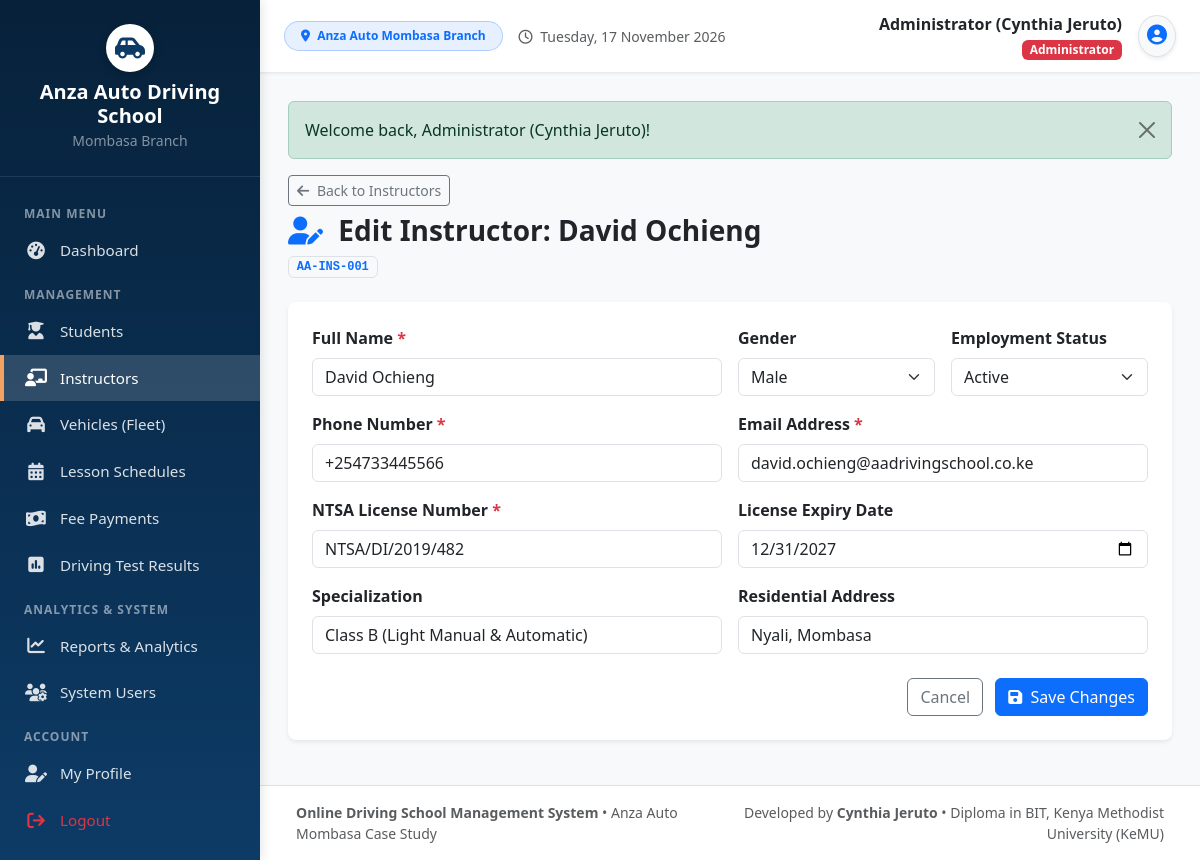
The page /instructor_edit.php?id=1 (signed in) on the database as committed earlier.
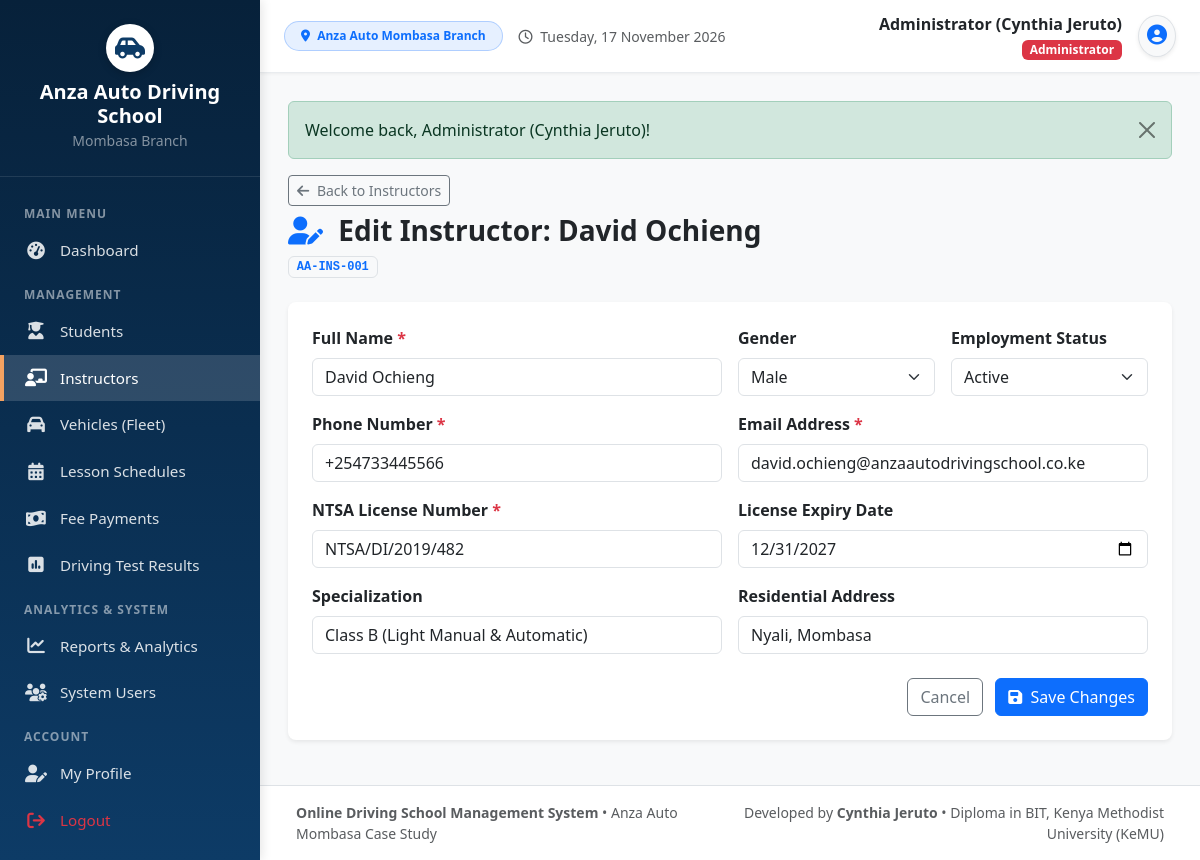
The same page on the database as committed later.
### tables this page shows
CREATE TABLE `instructors` (
  `instructor_id` INT(11) NOT NULL AUTO_INCREMENT,
  `user_id` INT(11) DEFAULT NULL,
  `instructor_no` VARCHAR(20) NOT NULL UNIQUE,
  `full_name` VARCHAR(100) NOT NULL,
  `gender` ENUM('Male', 'Female', 'Other') NOT NULL,
  `phone` VARCHAR(20) NOT NULL,
  `email` VARCHAR(100) NOT NULL,
  `license_no` VARCHAR(50) NOT NULL,
  `license_expiry` DATE DEFAULT NULL,
  `specialization` VARCHAR(100) DEFAULT 'Manual & Automatic Light Vehicles',
  `address` VARCHAR(255) DEFAULT 'Mombasa, Kenya',
  `status` ENUM('Active', 'On Leave', 'Inactive') NOT NULL DEFAULT 'Active',
  `created_at` TIMESTAMP NOT NULL DEFAULT CURRENT_TIMESTAMP,
  PRIMARY KEY (`instructor_id`),
  KEY `fk_instructor_user` (`user_id`),
  CONSTRAINT `fk_instructor_user` FOREIGN KEY (`user_id`) REFERENCES `users` (`user_id`) ON DELETE SET NULL
);

### instructor_edit.php (the view, shortened to what this page needs)
<?php
require_once __DIR__ . '/includes/header.php';
$insId = (int)($_GET['id'] ?? 0);
$stmt = $pdo->prepare("SELECT * FROM instructors WHERE instructor_id = ?");
$stmt->execute([$insId]);
$instructor = $stmt->fetch();
?>
<div class="mb-4">
    <a href="instructors.php" class="btn btn-outline-secondary btn-sm mb-2"><i class="fa-solid fa-arrow-left me-1"></i> Back to Instructors</a>
    <h3 class="fw-bold mb-1 text-dark"><i class="fa-solid fa-user-pen text-primary me-2"></i> Edit Instructor: <?= htmlspecialchars($instructor['full_name']) ?></h3>
    <span class="badge bg-light text-primary border font-monospace"><?= htmlspecialchars($instructor['instructor_no']) ?></span>
</div>
<div class="card border-0 shadow-sm rounded-3">
    <div class="card-body p-4">
        <form method="POST" action="instructor_edit.php?id=<?= $insId ?>">
            <div class="row g-3">
                <div class="col-md-6">
                    <label class="form-label fw-semibold">Full Name <span class="text-danger">*</span></label>
                    <input type="text" class="form-control" name="full_name" value="<?= htmlspecialchars($instructor['full_name']) ?>" required>
                </div>
                <div class="col-md-3">
                    <label class="form-label fw-semibold">Gender</label>
                    <select name="gender" class="form-select">
                        <option value="Male" <?= ($instructor['gender'] === 'Male') ? 'selected' : '' ?>>Male</option>
                    </select>
                </div>
                <div class="col-md-3">
                    <label class="form-label fw-semibold">Employment Status</label>
                    <select name="status" class="form-select">
                        <option value="Active" <?= ($instructor['status'] === 'Active') ? 'selected' : '' ?>>Active</option>
                    </select>
                </div>
                <div class="col-md-6">
                    <label class="form-label fw-semibold">Phone Number <span class="text-danger">*</span></label>
                    <input type="text" class="form-control" name="phone" value="<?= htmlspecialchars($instructor['phone']) ?>" required>
                </div>
                <div class="col-md-6">
                    <label class="form-label fw-semibold">Email Address <span class="text-danger">*</span></label>
                    <input type="email" class="form-control" name="email" value="<?= htmlspecialchars($instructor['email']) ?>" required>
                </div>
                <div class="col-md-6">
                    <label class="form-label fw-semibold">NTSA License Number <span class="text-danger">*</span></label>
                    <input type="text" class="form-control" name="license_no" value="<?= htmlspecialchars($instructor['license_no']) ?>" required>
                </div>
                <div class="col-md-6">
                    <label class="form-label fw-semibold">License Expiry Date</label>
                    <input type="date" class="form-control" name="license_expiry" value="<?= htmlspecialchars($instructor['license_expiry'] ?? '') ?>">
                </div>
                <div class="col-md-6">
                    <label class="form-label fw-semibold">Specialization</label>
                    <input type="text" class="form-control" name="specialization" value="<?= htmlspecialchars($instructor['specialization']) ?>">
                </div>
                <div class="col-md-6">
                    <label class="form-label fw-semibold">Residential Address</label>
                    <input type="text" class="form-control" name="address" value="<?= htmlspecialchars($instructor['address']) ?>">
                </div>
                <div class="col-12 mt-4 text-end">
                    <a href="instructors.php" class="btn btn-outline-secondary me-2">Cancel</a>
                    <button type="submit" class="btn btn-primary"><i class="fa-solid fa-save me-1"></i> Save Changes</button>
                </div>
            </div>
        </form>
    </div>
</div>
<?php require_once __DIR__ . '/includes/footer.php'; ?>

Rows that differ between the two databases and show on the page:
changed instructors "David Ochieng": email "david.ochieng@aadrivingschool.co.ke" → "david.ochieng@anzaautodrivingschool.co.ke"
